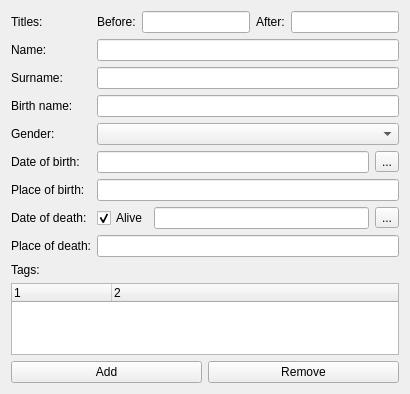
            <widget class="QWidget" name="generalInfoTab">
             <attribute name="icon">
              <iconset resource="resources.qrc">
               <normaloff>:/resources/settings.svg</normaloff>:/resources/settings.svg</iconset>
             </attribute>
             <attribute name="title">
              <string>General</string>
             </attribute>
             <layout class="QVBoxLayout" name="verticalLayout_10">
              <item>
               <layout class="QVBoxLayout" name="verticalLayout_9" stretch="0,0,5,0">
                <item>
                 <layout class="QFormLayout" name="formLayout">
                  <item row="0" column="0">
                   <widget class="QLabel" name="titleLabel">
                    <property name="text">
                     <string>Titles:</string>
                    </property>
                   </widget>
                  </item>
                  <item row="0" column="1">
                   <layout class="QHBoxLayout" name="horizontalLayout_3">
                    <item>
                     <widget class="QLabel" name="label">
                      <property name="text">
                       <string>Before:</string>
                      </property>
                     </widget>
                    </item>
                    <item>
                     <widget class="QLineEdit" name="titleEditF"/>
                    </item>
                    <item>
                     <widget class="QLabel" name="titleLabelA">
                      <property name="text">
                       <string>After:</string>
                      </property>
                      <property name="textInteractionFlags">
                       <set>Qt::NoTextInteraction</set>
                      </property>
                     </widget>
                    </item>
                    <item>
                     <widget class="QLineEdit" name="titleEditA"/>
                    </item>
                   </layout>
                  </item>
                  <item row="1" column="0">
                   <widget class="QLabel" name="nameLabel">
                    <property name="text">
                     <string>Name:</string>
                    </property>
                   </widget>
                  </item>
                  <item row="1" column="1">
                   <widget class="QLineEdit" name="nameEdit"/>
                  </item>
                  <item row="2" column="0">
                   <widget class="QLabel" name="surnameLabel">
                    <property name="text">
                     <string>Surname:</string>
                    </property>
                   </widget>
                  </item>
                  <item row="2" column="1">
                   <widget class="QLineEdit" name="surnameEdit"/>
                  </item>
                  <item row="3" column="0">
                   <widget class="QLabel" name="maidenNameLabel">
                    <property name="text">
                     <string>Birth name:</string>
                    </property>
                   </widget>
                  </item>
                  <item row="3" column="1">
                   <widget class="QLineEdit" name="maidenNameEdit"/>
                  </item>
                  <item row="4" column="0">
                   <widget class="QLabel" name="genderLabel">
                    <property name="text">
                     <string>Gender:</string>
                    </property>
                   </widget>
                  </item>
                  <item row="4" column="1">
                   <widget class="QComboBox" name="genderEdit">
                    <property name="currentText">
                     <string/>
                    </property>
                   </widget>
                  </item>
                  <item row="5" column="0">
                   <widget class="QLabel" name="dateOfBirthLabel">
                    <property name="enabled">
                     <bool>true</bool>
                    </property>
                    <property name="text">
                     <string>Date of birth:</string>
                    </property>
                   </widget>
                  </item>
                  <item row="5" column="1">
                   <layout class="QHBoxLayout" name="horizontalLayout_6">
                    <item>
                     <widget class="QLineEdit" name="customBirthText">
                      <property name="readOnly">
                       <bool>true</bool>
                      </property>
                     </widget>
                    </item>
                    <item>
                     <widget class="QToolButton" name="customBirthDate">
                      <property name="text">
                       <string>...</string>
                      </property>
                     </widget>
                    </item>
                   </layout>
                  </item>
                  <item row="6" column="0">
                   <widget class="QLabel" name="placeOfBirthLabel">
                    <property name="text">
                     <string>Place of birth:</string>
                    </property>
                   </widget>
                  </item>
                  <item row="6" column="1">
                   <widget class="QLineEdit" name="placeOfBirthEdit"/>
                  </item>
                  <item row="7" column="0">
                   <widget class="QLabel" name="dateOfDeathLabel">
                    <property name="text">
                     <string>Date of death:</string>
                    </property>
                   </widget>
                  </item>
                  <item row="7" column="1">
                   <layout class="QHBoxLayout" name="horizontalLayout_7">
                    <item>
                     <widget class="QCheckBox" name="isAlive">
                      <property name="layoutDirection">
                       <enum>Qt::LeftToRight</enum>
                      </property>
                      <property name="text">
                       <string>Alive</string>
                      </property>
                      <property name="checked">
                       <bool>true</bool>
                      </property>
                     </widget>
                    </item>
                    <item>
                     <widget class="QLineEdit" name="customDeathText">
                      <property name="readOnly">
                       <bool>true</bool>
                      </property>
                     </widget>
                    </item>
                    <item>
                     <widget class="QToolButton" name="customDeathDate">
                      <property name="text">
                       <string>...</string>
                      </property>
                     </widget>
                    </item>
                   </layout>
                  </item>
                  <item row="8" column="0">
                   <widget class="QLabel" name="placeOfDeathLabel">
                    <property name="text">
                     <string>Place of death:</string>
                    </property>
                   </widget>
                  </item>
                  <item row="8" column="1">
                   <widget class="QLineEdit" name="placeOfDeathEdit"/>
                  </item>
                 </layout>
                </item>
                <item>
                 <widget class="QLabel" name="tagsLabel">
                  <property name="text">
                   <string>Tags:</string>
                  </property>
                  <property name="alignment">
                   <set>Qt::AlignLeading|Qt::AlignLeft|Qt::AlignVCenter</set>
                  </property>
                 </widget>
                </item>
                <item>
                 <widget class="QTreeWidget" name="tagWidget">
                  <property name="sizeAdjustPolicy">
                   <enum>QAbstractScrollArea::AdjustToContents</enum>
                  </property>
                  <property name="alternatingRowColors">
                   <bool>true</bool>
                  </property>
                  <property name="columnCount">
                   <number>2</number>
                  </property>
                  <column>
                   <property name="text">
                    <string notr="true">1</string>
                   </property>
                  </column>
                  <column>
                   <property name="text">
                    <string notr="true">2</string>
                   </property>
                  </column>
                 </widget>
                </item>
                <item>
                 <layout class="QHBoxLayout" name="horizontalLayout_11">
                  <item>
                   <widget class="QPushButton" name="addTagButton">
                    <property name="text">
                     <string>Add</string>
                    </property>
                    <property name="icon">
                     <iconset resource="resources.qrc">
                      <normaloff>:/resources/plus.svg</normaloff>:/resources/plus.svg</iconset>
                    </property>
                   </widget>
                  </item>
                  <item>
                   <widget class="QPushButton" name="removeTagButton">
                    <property name="text">
                     <string>Remove</string>
                    </property>
                    <property name="icon">
                     <iconset resource="resources.qrc">
                      <normaloff>:/resources/trash.svg</normaloff>:/resources/trash.svg</iconset>
                    </property>
                   </widget>
                  </item>
                 </layout>
                </item>
               </layout>
              </item>
             </layout>
            </widget>
